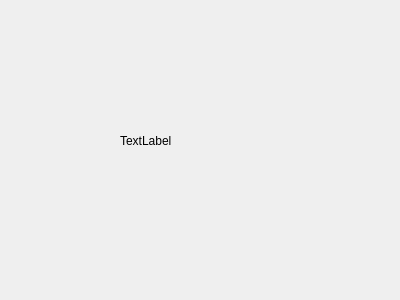
<?xml version="1.0" encoding="UTF-8"?>
<ui version="4.0">
 <class>MainWindow</class>
 <widget class="QMainWindow" name="MainWindow">
  <property name="geometry">
   <rect>
    <x>0</x>
    <y>0</y>
    <width>400</width>
    <height>300</height>
   </rect>
  </property>
  <property name="windowTitle">
   <string>MainWindow</string>
  </property>
  <widget class="QWidget" name="centralWidget">
   <widget class="MyLable" name="label">
    <property name="geometry">
     <rect>
      <x>120</x>
      <y>110</y>
      <width>171</width>
      <height>61</height>
     </rect>
    </property>
    <property name="text">
     <string>TextLabel</string>
    </property>
   </widget>
  </widget>
 </widget>
 <layoutdefault spacing="6" margin="11"/>
 <customwidgets>
  <customwidget>
   <class>MyLable</class>
   <extends>QLabel</extends>
   <header>mylable.h</header>
  </customwidget>
 </customwidgets>
 <resources/>
 <connections/>
</ui>
